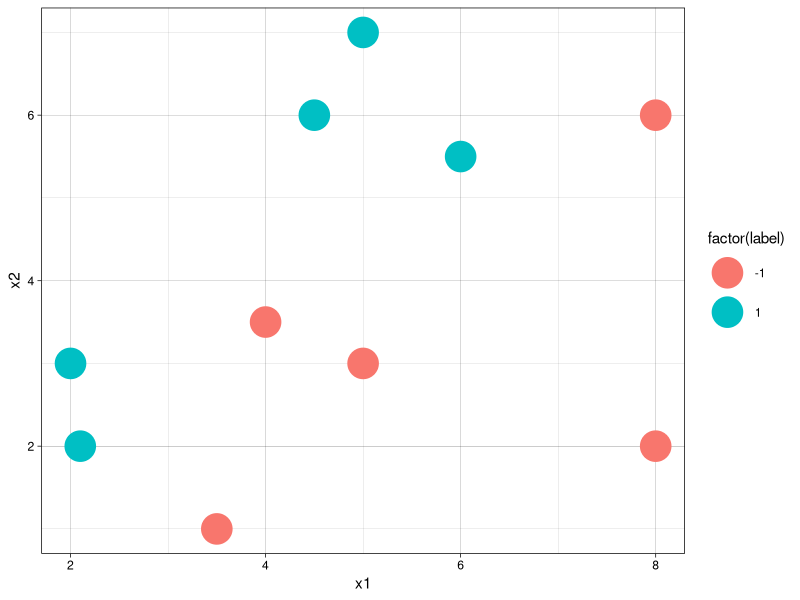
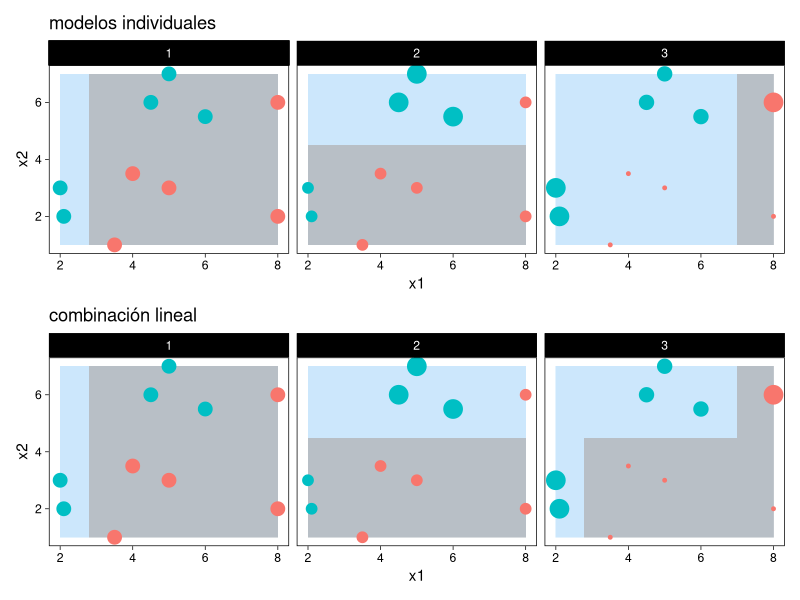
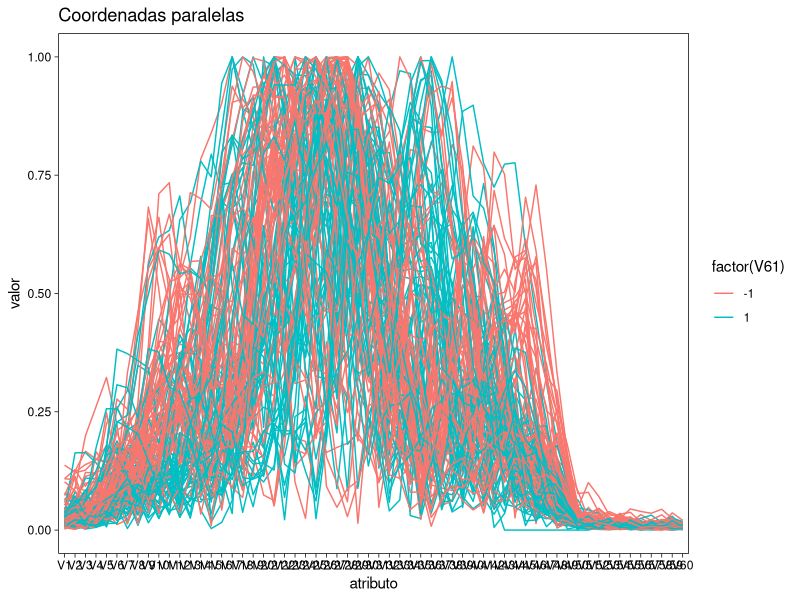
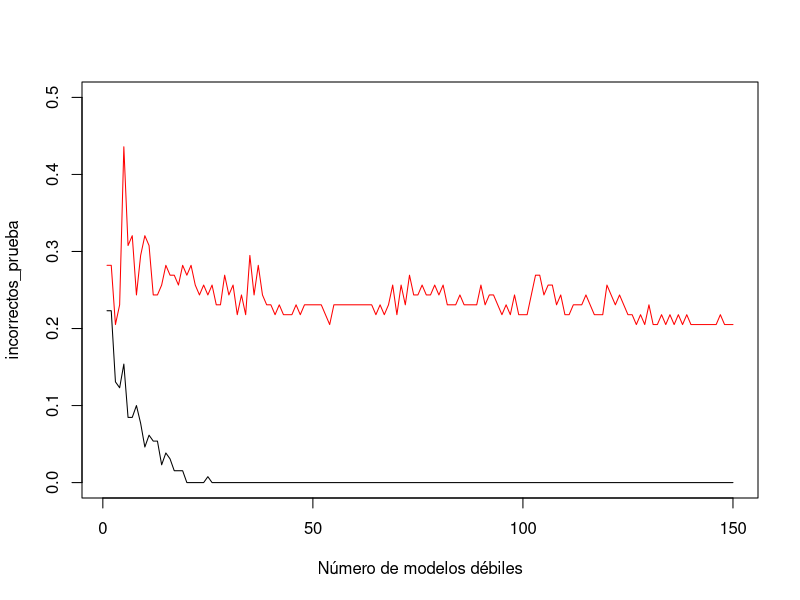

Reproduce these figures in R, in order.
## ---- chunk 1
library(ggplot2)
library(dplyr)
library(tidyverse)
options(digits=2)

library(patchwork)
library(scales)
knitr::opts_chunk$set(echo = TRUE, message = FALSE, warning=FALSE, 
                      fig.align = 'center', fig.width = 5, fig.height=3, cache = TRUE)
comma <- function(x) format(x, digits = 2, big.mark = ",")
theme_set(theme_linedraw())
color.blues <- c(NA,"#BDD7E7", "#6BAED6", "#3182BD", "#08519C", "#074789", "#063e77", "#053464")
color.itam  <- c("#00362b", "#00503f", "#006953", "#008367", "#009c7b", "#00b68f")


sin_lineas <- theme(panel.grid.major = element_blank(), panel.grid.minor = element_blank())
sin_leyenda <- theme(legend.position = "none")
sin_ejes <- theme(axis.ticks = element_blank(), 
        axis.text = element_blank())
## ---- chunk 2
library(rpart)
## ---- chunk 3
datos <- tibble(x1 = c(2, 2.1, 4.5, 4, 3.5, 5, 5, 6, 8, 8), 
       x2 = c(3, 2, 6, 3.5, 1, 7, 3, 5.5, 6, 2), 
       label = c(1, 1, 1, -1, -1, 1, -1, 1, -1, -1), 
       id = seq(1, 10))

datos.prueba <- expand.grid( x1 = seq(2,8,by=1/50), 
             x2 = seq(1,7,by=1/50))

datos %>% 
    group_by(label) %>% 
    summarise(count = n()) %>% 
    mutate(prop = count/sum(count))
    

ggplot(datos, aes(x = x1, y = x2, color = factor(label))) +
    geom_point(size = 10) + ylim(1, 7) + xlim(2, 8)

## ---- chunk 4
# Definimos el numero de iteraciones
Tmax <- 3
# Definimos el tamaño de muestra
m <- nrow(datos)

# Asignamos espacio para el calculo
err <- rep(NA,Tmax)
incorrectos_entrena <- rep(NA,Tmax)
alpha <- rep(NA,Tmax)
modelos <- list(rep(NA,Tmax))

# Definimos el vector de pesos
pesos <- rep(1, m)
ws <- list(rep(NA, Tmax))

y <- datos$label

f_t <- 0
f_prueba_t <- 0
prediccion <- list(rep(NA, Tmax))
prediccion.prueba <- list(rep(NA, Tmax))

for(t in 1:Tmax){
    # Ajustar árbol con pesos
    modelos[[t]] <- rpart(label~x1 + x2, 
                          data = datos, 
                          weights = pesos, 
                          method = "class",
                          control = rpart.control(maxdepth=1, minsplit = 1))
    
    # Cálculo de error ponderado y peso alfa
    g_t <- as.numeric(as.character(predict(modelos[[t]],type="class")))
    pesos <- pesos/sum(pesos)
    
    ws[[t]] <- pesos
    
    err[t] <- sum(pesos*(y*g_t < 0))
    alpha[t] <- 0.5 * log((1-err[t])/err[t])
    # Actualizar predictor
    f_t <- f_t + alpha[t] * g_t
    
    # Actualizar pesos
    pesos <- pesos * exp(-alpha[t]*y*g_t)
    
    # Cálculo de proporción de incorrectos
    incorrectos_entrena[t] <- mean(f_t*y<0)
    
    # Predicción sobre muestra de prueba
    g_prueba_t <- as.numeric(as.character(predict(modelos[[t]], newdata=datos.prueba, type="class")))
    f_prueba_t <- f_prueba_t + alpha[t] * g_prueba_t
    
    # Guardamos las predicciones de los modelos individuales y la prediccion 
    # bajo la combinación lineal
    prediccion[[t]] <- f_prueba_t
    prediccion.prueba[[t]] <- g_prueba_t
}

## ---- chunk 5

predicciones <- tibble(pred = prediccion) %>% 
    mutate(iter = seq(1,Tmax)) %>% 
    unnest() %>% 
    group_by(iter) %>% 
    mutate(id = seq(1,nrow(datos.prueba))) %>% 
    inner_join(datos.prueba %>% mutate(id = seq(1,nrow(datos.prueba))))

predicciones.modelos <- tibble(pred = prediccion.prueba) %>% 
    mutate(iter = seq(1,Tmax)) %>% 
    unnest() %>% 
    group_by(iter) %>% 
    mutate(id = seq(1,nrow(datos.prueba))) %>% 
    inner_join(datos.prueba %>% mutate(id = seq(1,nrow(datos.prueba))))

## ---- chunk 6

g_modelo <- tibble(ws) %>% 
    mutate(iter = seq(1, Tmax)) %>% 
    unnest(ws) %>% 
    group_by(iter) %>% 
    mutate(id = seq(1,m)) %>% 
    inner_join(datos) %>% 
    ggplot(aes(x1, x2)) + 
        geom_raster(data = predicciones.modelos, aes(x = x1, y= x2, fill = sign(pred)), alpha = .3) +
        geom_point(aes(size = ws, color = factor(label))) +
        facet_wrap(~iter, ncol = Tmax) + 
        sin_leyenda + sin_lineas +
        ggtitle("modelos individuales")


g_adaboost <- tibble(ws) %>% 
    mutate(iter = seq(1, Tmax)) %>% 
    unnest(ws) %>% 
    group_by(iter) %>% 
    mutate(id = seq(1,m)) %>% 
    inner_join(datos) %>% 
    ggplot(aes(x1, x2)) + 
        geom_raster(data = predicciones, aes(x = x1, y= x2, fill = sign(pred)), alpha = .3) +
        geom_point(aes(size = ws, color = factor(label))) +
        facet_wrap(~iter, ncol = Tmax) + 
        sin_leyenda + sin_lineas + ggtitle("combinación lineal")

g_modelo / g_adaboost

## ---- chunk 7

sonar_entrena <- read.table("codigo/datos/sonar/sonar_train.csv",sep=",")
sonar_prueba <- read.table("codigo/datos/sonar/sonar_test.csv",sep=",")

sonar_entrena %>% 
    group_by(V61) %>% 
    summarise(count = n()) %>% 
    mutate(prop = count/sum(count))

sonar_prueba %>% 
    group_by(V61) %>% 
    summarise(count = n()) %>% 
    mutate(prop = count/sum(count))

sonar_entrena %>% 
    mutate(id = 1:n()) %>% 
    pivot_longer(V1:V60, names_to = 'atributo', values_to = 'valor') %>% 
    mutate(atributo = fct_inorder(atributo)) %>% 
    ggplot(aes(x=atributo, y=valor, colour=factor(V61), group=id))+
        geom_line() + 
        sin_lineas + 
        ggtitle("Coordenadas paralelas")

## ---- chunk 8
# Definimos el numero de iteraciones
Tmax <- 150
# Definimos el tamaño de muestra
m <- nrow(sonar_entrena)

# Asignamos espacio para el calculo
err <- rep(NA,Tmax)
incorrectos_entrena <- rep(NA,Tmax)
incorrectos_prueba <- rep(NA,Tmax)
alpha <- rep(NA,Tmax)
modelos <- list(rep(NA,m))

# Definimos el vector de pesos
pesos <- rep(1, m)

y <- sonar_entrena$V61
y_prueba <- sonar_prueba$V61

f_t <- 0
f_prueba_t <- 0

for(t in 1:Tmax){
    # Ajustar árbol con pesos
    modelos[[t]] <- rpart(V61~., 
                          data = sonar_entrena, 
                          weights = pesos, 
                          method = "class",
                          control = rpart.control(maxdepth = 1, 
                                                  minsplit = 10))
    
    # Cálculo de error ponderado y peso alfa
    g_t <- as.numeric(as.character(predict(modelos[[t]],type="class")))
    pesos <- pesos/sum(pesos)
    err[t] <- sum(pesos*(y*g_t < 0))
    alpha[t] <- log((1-err[t])/err[t])
    # Actualizar predictor
    f_t <- f_t + alpha[t] * g_t
    # Actualizar pesos
    pesos <- pesos * exp(alpha[t]*(y*g_t < 0))
    
    # Predicción sobre muestra de prueba
    g_prueba_t <- as.numeric(as.character(predict(modelos[[t]], newdata=sonar_prueba, type="class")))
    f_prueba_t <- f_prueba_t + alpha[t] * g_prueba_t
    
    # Cálculo de proporción de incorrectos
    incorrectos_entrena[t] <- mean(f_t*y<0)
    incorrectos_prueba[t] <- mean(f_prueba_t * y_prueba < 0)
}
## ---- chunk 9

plot(incorrectos_prueba,ylim=c(0,0.50),type="l",col="red", xlab='Número de modelos débiles')
lines(incorrectos_entrena)

